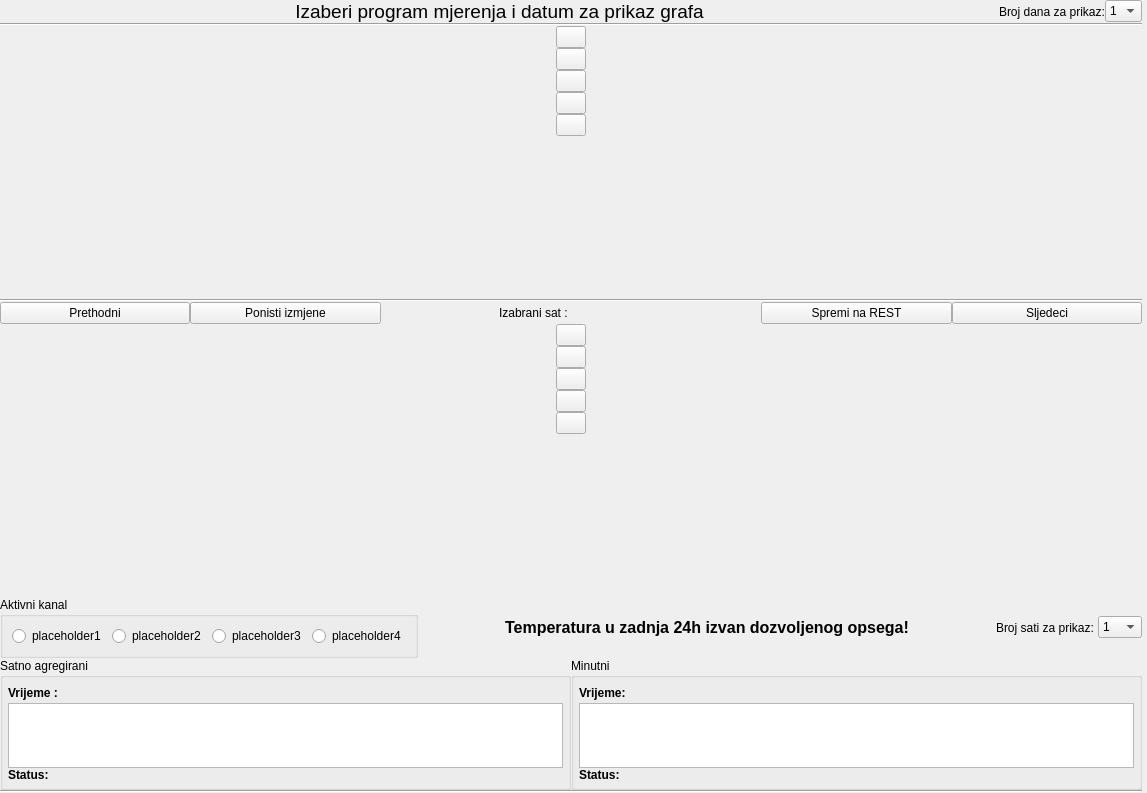
<?xml version="1.0" encoding="UTF-8"?>
<ui version="4.0">
 <class>grafPanel</class>
 <widget class="QWidget" name="grafPanel">
  <property name="geometry">
   <rect>
    <x>0</x>
    <y>0</y>
    <width>1147</width>
    <height>793</height>
   </rect>
  </property>
  <property name="sizePolicy">
   <sizepolicy hsizetype="Expanding" vsizetype="Expanding">
    <horstretch>0</horstretch>
    <verstretch>0</verstretch>
   </sizepolicy>
  </property>
  <property name="windowTitle">
   <string>Form</string>
  </property>
  <layout class="QVBoxLayout" name="verticalLayout">
   <property name="spacing">
    <number>0</number>
   </property>
   <property name="leftMargin">
    <number>0</number>
   </property>
   <property name="topMargin">
    <number>0</number>
   </property>
   <property name="rightMargin">
    <number>5</number>
   </property>
   <property name="bottomMargin">
    <number>0</number>
   </property>
   <item>
    <layout class="QHBoxLayout" name="horizontalLayout_5">
     <item>
      <widget class="QLabel" name="glavniLabel">
       <property name="sizePolicy">
        <sizepolicy hsizetype="MinimumExpanding" vsizetype="Minimum">
         <horstretch>0</horstretch>
         <verstretch>0</verstretch>
        </sizepolicy>
       </property>
       <property name="maximumSize">
        <size>
         <width>16777215</width>
         <height>16777215</height>
        </size>
       </property>
       <property name="font">
        <font>
         <pointsize>14</pointsize>
        </font>
       </property>
       <property name="text">
        <string>Izaberi program mjerenja i datum za prikaz grafa</string>
       </property>
       <property name="alignment">
        <set>Qt::AlignCenter</set>
       </property>
       <property name="wordWrap">
        <bool>true</bool>
       </property>
      </widget>
     </item>
     <item>
      <widget class="QLabel" name="label_3">
       <property name="sizePolicy">
        <sizepolicy hsizetype="Minimum" vsizetype="Preferred">
         <horstretch>0</horstretch>
         <verstretch>0</verstretch>
        </sizepolicy>
       </property>
       <property name="text">
        <string>Broj dana za prikaz:</string>
       </property>
      </widget>
     </item>
     <item>
      <widget class="QComboBox" name="brojDanaCombo">
       <item>
        <property name="text">
         <string>1</string>
        </property>
       </item>
       <item>
        <property name="text">
         <string>2</string>
        </property>
       </item>
       <item>
        <property name="text">
         <string>3</string>
        </property>
       </item>
       <item>
        <property name="text">
         <string>4</string>
        </property>
       </item>
       <item>
        <property name="text">
         <string>5</string>
        </property>
       </item>
       <item>
        <property name="text">
         <string>6</string>
        </property>
       </item>
       <item>
        <property name="text">
         <string>7</string>
        </property>
       </item>
      </widget>
     </item>
    </layout>
   </item>
   <item>
    <widget class="Line" name="line_3">
     <property name="orientation">
      <enum>Qt::Horizontal</enum>
     </property>
    </widget>
   </item>
   <item>
    <layout class="QHBoxLayout" name="horizontalLayout_6">
     <item>
      <layout class="QVBoxLayout" name="verticalLayout_4">
       <property name="sizeConstraint">
        <enum>QLayout::SetFixedSize</enum>
       </property>
       <item>
        <widget class="QPushButton" name="zoomInSatni">
         <property name="sizePolicy">
          <sizepolicy hsizetype="Fixed" vsizetype="Fixed">
           <horstretch>0</horstretch>
           <verstretch>0</verstretch>
          </sizepolicy>
         </property>
         <property name="maximumSize">
          <size>
           <width>30</width>
           <height>30</height>
          </size>
         </property>
         <property name="text">
          <string/>
         </property>
        </widget>
       </item>
       <item>
        <widget class="QPushButton" name="zoomOutSatni">
         <property name="sizePolicy">
          <sizepolicy hsizetype="Fixed" vsizetype="Fixed">
           <horstretch>0</horstretch>
           <verstretch>0</verstretch>
          </sizepolicy>
         </property>
         <property name="maximumSize">
          <size>
           <width>30</width>
           <height>30</height>
          </size>
         </property>
         <property name="text">
          <string/>
         </property>
        </widget>
       </item>
       <item>
        <widget class="QPushButton" name="zoomOutSatniFull">
         <property name="sizePolicy">
          <sizepolicy hsizetype="Fixed" vsizetype="Fixed">
           <horstretch>0</horstretch>
           <verstretch>0</verstretch>
          </sizepolicy>
         </property>
         <property name="maximumSize">
          <size>
           <width>30</width>
           <height>30</height>
          </size>
         </property>
         <property name="text">
          <string/>
         </property>
        </widget>
       </item>
       <item>
        <widget class="QPushButton" name="toggleGridSatni">
         <property name="sizePolicy">
          <sizepolicy hsizetype="Fixed" vsizetype="Fixed">
           <horstretch>0</horstretch>
           <verstretch>0</verstretch>
          </sizepolicy>
         </property>
         <property name="maximumSize">
          <size>
           <width>30</width>
           <height>30</height>
          </size>
         </property>
         <property name="text">
          <string/>
         </property>
         <property name="checkable">
          <bool>true</bool>
         </property>
        </widget>
       </item>
       <item>
        <widget class="QPushButton" name="toggleLegendSatni">
         <property name="sizePolicy">
          <sizepolicy hsizetype="Fixed" vsizetype="Fixed">
           <horstretch>0</horstretch>
           <verstretch>0</verstretch>
          </sizepolicy>
         </property>
         <property name="maximumSize">
          <size>
           <width>30</width>
           <height>30</height>
          </size>
         </property>
         <property name="text">
          <string/>
         </property>
         <property name="checkable">
          <bool>true</bool>
         </property>
        </widget>
       </item>
       <item>
        <spacer name="verticalSpacer">
         <property name="orientation">
          <enum>Qt::Vertical</enum>
         </property>
         <property name="sizeHint" stdset="0">
          <size>
           <width>20</width>
           <height>40</height>
          </size>
         </property>
        </spacer>
       </item>
      </layout>
     </item>
     <item>
      <layout class="QVBoxLayout" name="verticalLayoutSatni">
       <property name="spacing">
        <number>0</number>
       </property>
      </layout>
     </item>
    </layout>
   </item>
   <item>
    <widget class="Line" name="line">
     <property name="orientation">
      <enum>Qt::Horizontal</enum>
     </property>
    </widget>
   </item>
   <item>
    <layout class="QHBoxLayout" name="horizontalLayout">
     <property name="spacing">
      <number>0</number>
     </property>
     <item>
      <widget class="QPushButton" name="buttonPrethodni">
       <property name="text">
        <string>Prethodni</string>
       </property>
      </widget>
     </item>
     <item>
      <widget class="QPushButton" name="buttonPonisti">
       <property name="text">
        <string>Ponisti izmjene</string>
       </property>
      </widget>
     </item>
     <item>
      <widget class="QLabel" name="label">
       <property name="text">
        <string>Izabrani sat : </string>
       </property>
       <property name="alignment">
        <set>Qt::AlignRight|Qt::AlignTrailing|Qt::AlignVCenter</set>
       </property>
      </widget>
     </item>
     <item>
      <widget class="QLabel" name="satLabel">
       <property name="text">
        <string/>
       </property>
      </widget>
     </item>
     <item>
      <widget class="QPushButton" name="buttonRESTUpload">
       <property name="text">
        <string>Spremi na REST</string>
       </property>
      </widget>
     </item>
     <item>
      <widget class="QPushButton" name="buttonSljedeci">
       <property name="text">
        <string>Sljedeci</string>
       </property>
      </widget>
     </item>
    </layout>
   </item>
   <item>
    <layout class="QHBoxLayout" name="horizontalLayout_7">
     <item>
      <layout class="QVBoxLayout" name="verticalLayout_2">
       <item>
        <widget class="QPushButton" name="zoomInMinutni">
         <property name="sizePolicy">
          <sizepolicy hsizetype="Fixed" vsizetype="Fixed">
           <horstretch>0</horstretch>
           <verstretch>0</verstretch>
          </sizepolicy>
         </property>
         <property name="maximumSize">
          <size>
           <width>30</width>
           <height>30</height>
          </size>
         </property>
         <property name="text">
          <string/>
         </property>
        </widget>
       </item>
       <item>
        <widget class="QPushButton" name="zoomOutMinutni">
         <property name="sizePolicy">
          <sizepolicy hsizetype="Fixed" vsizetype="Fixed">
           <horstretch>0</horstretch>
           <verstretch>0</verstretch>
          </sizepolicy>
         </property>
         <property name="maximumSize">
          <size>
           <width>30</width>
           <height>30</height>
          </size>
         </property>
         <property name="autoFillBackground">
          <bool>false</bool>
         </property>
         <property name="text">
          <string/>
         </property>
         <property name="autoDefault">
          <bool>false</bool>
         </property>
         <property name="default">
          <bool>false</bool>
         </property>
         <property name="flat">
          <bool>false</bool>
         </property>
        </widget>
       </item>
       <item>
        <widget class="QPushButton" name="zoomOutMinutniFull">
         <property name="sizePolicy">
          <sizepolicy hsizetype="Fixed" vsizetype="Fixed">
           <horstretch>0</horstretch>
           <verstretch>0</verstretch>
          </sizepolicy>
         </property>
         <property name="maximumSize">
          <size>
           <width>30</width>
           <height>30</height>
          </size>
         </property>
         <property name="text">
          <string/>
         </property>
        </widget>
       </item>
       <item>
        <widget class="QPushButton" name="toggleGridMinutni">
         <property name="sizePolicy">
          <sizepolicy hsizetype="Fixed" vsizetype="Fixed">
           <horstretch>0</horstretch>
           <verstretch>0</verstretch>
          </sizepolicy>
         </property>
         <property name="maximumSize">
          <size>
           <width>30</width>
           <height>30</height>
          </size>
         </property>
         <property name="text">
          <string/>
         </property>
         <property name="checkable">
          <bool>true</bool>
         </property>
        </widget>
       </item>
       <item>
        <widget class="QPushButton" name="toggleLegendMinutni">
         <property name="sizePolicy">
          <sizepolicy hsizetype="Fixed" vsizetype="Fixed">
           <horstretch>0</horstretch>
           <verstretch>0</verstretch>
          </sizepolicy>
         </property>
         <property name="maximumSize">
          <size>
           <width>30</width>
           <height>30</height>
          </size>
         </property>
         <property name="text">
          <string/>
         </property>
         <property name="checkable">
          <bool>true</bool>
         </property>
        </widget>
       </item>
       <item>
        <spacer name="verticalSpacer_2">
         <property name="orientation">
          <enum>Qt::Vertical</enum>
         </property>
         <property name="sizeHint" stdset="0">
          <size>
           <width>20</width>
           <height>40</height>
          </size>
         </property>
        </spacer>
       </item>
      </layout>
     </item>
     <item>
      <layout class="QVBoxLayout" name="verticalLayoutMinutni">
       <property name="spacing">
        <number>0</number>
       </property>
       <property name="bottomMargin">
        <number>0</number>
       </property>
      </layout>
     </item>
    </layout>
   </item>
   <item>
    <layout class="QVBoxLayout" name="verticalLayout_6">
     <property name="spacing">
      <number>0</number>
     </property>
     <property name="topMargin">
      <number>0</number>
     </property>
     <property name="bottomMargin">
      <number>0</number>
     </property>
     <item>
      <layout class="QHBoxLayout" name="horizontalLayout_8">
       <property name="topMargin">
        <number>0</number>
       </property>
       <item>
        <widget class="QGroupBox" name="groupBoxRadio">
         <property name="title">
          <string>Aktivni kanal</string>
         </property>
         <layout class="QHBoxLayout" name="horizontalLayout_2">
          <item>
           <widget class="QRadioButton" name="koncRadioButton1">
            <property name="text">
             <string>placeholder1</string>
            </property>
           </widget>
          </item>
          <item>
           <widget class="QRadioButton" name="koncRadioButton2">
            <property name="text">
             <string>placeholder2</string>
            </property>
           </widget>
          </item>
          <item>
           <widget class="QRadioButton" name="koncRadioButton3">
            <property name="text">
             <string>placeholder3</string>
            </property>
           </widget>
          </item>
          <item>
           <widget class="QRadioButton" name="koncRadioButton4">
            <property name="text">
             <string>placeholder4</string>
            </property>
           </widget>
          </item>
         </layout>
        </widget>
       </item>
       <item>
        <spacer name="horizontalSpacer">
         <property name="orientation">
          <enum>Qt::Horizontal</enum>
         </property>
         <property name="sizeHint" stdset="0">
          <size>
           <width>40</width>
           <height>20</height>
          </size>
         </property>
        </spacer>
       </item>
       <item>
        <widget class="QLabel" name="criticalTemperatureWarningLabel">
         <property name="font">
          <font>
           <pointsize>12</pointsize>
           <weight>75</weight>
           <bold>true</bold>
          </font>
         </property>
         <property name="text">
          <string>Temperatura u zadnja 24h izvan dozvoljenog opsega!</string>
         </property>
         <property name="alignment">
          <set>Qt::AlignCenter</set>
         </property>
        </widget>
       </item>
       <item>
        <spacer name="horizontalSpacer_4">
         <property name="orientation">
          <enum>Qt::Horizontal</enum>
         </property>
         <property name="sizeHint" stdset="0">
          <size>
           <width>40</width>
           <height>20</height>
          </size>
         </property>
        </spacer>
       </item>
       <item>
        <widget class="QLabel" name="label_5">
         <property name="sizePolicy">
          <sizepolicy hsizetype="Minimum" vsizetype="Preferred">
           <horstretch>0</horstretch>
           <verstretch>0</verstretch>
          </sizepolicy>
         </property>
         <property name="text">
          <string>Broj sati za prikaz: </string>
         </property>
        </widget>
       </item>
       <item>
        <widget class="QComboBox" name="brojSatiCombo">
         <property name="sizePolicy">
          <sizepolicy hsizetype="Preferred" vsizetype="Fixed">
           <horstretch>0</horstretch>
           <verstretch>0</verstretch>
          </sizepolicy>
         </property>
         <item>
          <property name="text">
           <string>1</string>
          </property>
         </item>
         <item>
          <property name="text">
           <string>2</string>
          </property>
         </item>
         <item>
          <property name="text">
           <string>3</string>
          </property>
         </item>
         <item>
          <property name="text">
           <string>4</string>
          </property>
         </item>
         <item>
          <property name="text">
           <string>5</string>
          </property>
         </item>
         <item>
          <property name="text">
           <string>6</string>
          </property>
         </item>
         <item>
          <property name="text">
           <string>7</string>
          </property>
         </item>
         <item>
          <property name="text">
           <string>8</string>
          </property>
         </item>
         <item>
          <property name="text">
           <string>9</string>
          </property>
         </item>
         <item>
          <property name="text">
           <string>10</string>
          </property>
         </item>
        </widget>
       </item>
      </layout>
     </item>
     <item>
      <layout class="QHBoxLayout" name="horizontalLayout_9">
       <property name="topMargin">
        <number>0</number>
       </property>
       <item>
        <widget class="QGroupBox" name="groupBox">
         <property name="title">
          <string>Satno agregirani</string>
         </property>
         <layout class="QVBoxLayout" name="verticalLayoutSatnoAgregiraniStatus">
          <property name="spacing">
           <number>0</number>
          </property>
          <property name="margin">
           <number>5</number>
          </property>
          <item>
           <layout class="QGridLayout" name="gridLayout">
            <property name="topMargin">
             <number>0</number>
            </property>
            <property name="bottomMargin">
             <number>0</number>
            </property>
            <item row="0" column="0">
             <widget class="QLabel" name="label_4">
              <property name="sizePolicy">
               <sizepolicy hsizetype="Minimum" vsizetype="Fixed">
                <horstretch>0</horstretch>
                <verstretch>0</verstretch>
               </sizepolicy>
              </property>
              <property name="maximumSize">
               <size>
                <width>60</width>
                <height>16777215</height>
               </size>
              </property>
              <property name="font">
               <font>
                <weight>75</weight>
                <bold>true</bold>
               </font>
              </property>
              <property name="text">
               <string>Vrijeme :</string>
              </property>
             </widget>
            </item>
            <item row="0" column="1">
             <widget class="QLabel" name="satniVrijeme">
              <property name="sizePolicy">
               <sizepolicy hsizetype="MinimumExpanding" vsizetype="Fixed">
                <horstretch>0</horstretch>
                <verstretch>0</verstretch>
               </sizepolicy>
              </property>
              <property name="maximumSize">
               <size>
                <width>140</width>
                <height>16777215</height>
               </size>
              </property>
              <property name="font">
               <font>
                <weight>75</weight>
                <bold>true</bold>
               </font>
              </property>
              <property name="text">
               <string/>
              </property>
             </widget>
            </item>
            <item row="0" column="2">
             <spacer name="horizontalSpacer_2">
              <property name="orientation">
               <enum>Qt::Horizontal</enum>
              </property>
              <property name="sizeHint" stdset="0">
               <size>
                <width>40</width>
                <height>20</height>
               </size>
              </property>
             </spacer>
            </item>
           </layout>
          </item>
          <item>
           <widget class="QTableView" name="satnoAgregiraniView">
            <property name="sizePolicy">
             <sizepolicy hsizetype="Expanding" vsizetype="Fixed">
              <horstretch>0</horstretch>
              <verstretch>0</verstretch>
             </sizepolicy>
            </property>
            <property name="maximumSize">
             <size>
              <width>16777215</width>
              <height>65</height>
             </size>
            </property>
            <attribute name="verticalHeaderVisible">
             <bool>false</bool>
            </attribute>
           </widget>
          </item>
          <item>
           <widget class="QLabel" name="label_2">
            <property name="sizePolicy">
             <sizepolicy hsizetype="Fixed" vsizetype="Preferred">
              <horstretch>0</horstretch>
              <verstretch>0</verstretch>
             </sizepolicy>
            </property>
            <property name="maximumSize">
             <size>
              <width>60</width>
              <height>16777215</height>
             </size>
            </property>
            <property name="font">
             <font>
              <weight>75</weight>
              <bold>true</bold>
             </font>
            </property>
            <property name="text">
             <string>Status:</string>
            </property>
           </widget>
          </item>
         </layout>
        </widget>
       </item>
       <item>
        <widget class="QGroupBox" name="groupBox_2">
         <property name="title">
          <string>Minutni</string>
         </property>
         <layout class="QVBoxLayout" name="verticalLayoutMinutniStatus">
          <property name="spacing">
           <number>0</number>
          </property>
          <property name="margin">
           <number>5</number>
          </property>
          <item>
           <layout class="QGridLayout" name="gridLayout_2">
            <property name="topMargin">
             <number>0</number>
            </property>
            <property name="bottomMargin">
             <number>0</number>
            </property>
            <item row="0" column="1">
             <widget class="QLabel" name="minutniVrijeme">
              <property name="sizePolicy">
               <sizepolicy hsizetype="MinimumExpanding" vsizetype="Fixed">
                <horstretch>0</horstretch>
                <verstretch>0</verstretch>
               </sizepolicy>
              </property>
              <property name="maximumSize">
               <size>
                <width>140</width>
                <height>16777215</height>
               </size>
              </property>
              <property name="font">
               <font>
                <weight>75</weight>
                <bold>true</bold>
               </font>
              </property>
              <property name="text">
               <string/>
              </property>
             </widget>
            </item>
            <item row="0" column="0">
             <widget class="QLabel" name="label_18">
              <property name="sizePolicy">
               <sizepolicy hsizetype="Fixed" vsizetype="Fixed">
                <horstretch>0</horstretch>
                <verstretch>0</verstretch>
               </sizepolicy>
              </property>
              <property name="maximumSize">
               <size>
                <width>60</width>
                <height>16777215</height>
               </size>
              </property>
              <property name="font">
               <font>
                <weight>75</weight>
                <bold>true</bold>
               </font>
              </property>
              <property name="text">
               <string>Vrijeme:</string>
              </property>
             </widget>
            </item>
            <item row="0" column="2">
             <spacer name="horizontalSpacer_3">
              <property name="orientation">
               <enum>Qt::Horizontal</enum>
              </property>
              <property name="sizeHint" stdset="0">
               <size>
                <width>40</width>
                <height>20</height>
               </size>
              </property>
             </spacer>
            </item>
           </layout>
          </item>
          <item>
           <widget class="QTableView" name="minutniView">
            <property name="sizePolicy">
             <sizepolicy hsizetype="Expanding" vsizetype="Fixed">
              <horstretch>0</horstretch>
              <verstretch>0</verstretch>
             </sizepolicy>
            </property>
            <property name="maximumSize">
             <size>
              <width>16777215</width>
              <height>65</height>
             </size>
            </property>
            <property name="contextMenuPolicy">
             <enum>Qt::ActionsContextMenu</enum>
            </property>
            <attribute name="verticalHeaderVisible">
             <bool>false</bool>
            </attribute>
           </widget>
          </item>
          <item>
           <widget class="QLabel" name="label_16">
            <property name="sizePolicy">
             <sizepolicy hsizetype="Fixed" vsizetype="Fixed">
              <horstretch>0</horstretch>
              <verstretch>0</verstretch>
             </sizepolicy>
            </property>
            <property name="maximumSize">
             <size>
              <width>60</width>
              <height>16777215</height>
             </size>
            </property>
            <property name="font">
             <font>
              <weight>75</weight>
              <bold>true</bold>
             </font>
            </property>
            <property name="text">
             <string>Status:</string>
            </property>
           </widget>
          </item>
         </layout>
        </widget>
       </item>
      </layout>
     </item>
    </layout>
   </item>
   <item>
    <widget class="Line" name="line_2">
     <property name="orientation">
      <enum>Qt::Horizontal</enum>
     </property>
    </widget>
   </item>
  </layout>
 </widget>
 <resources/>
 <connections/>
</ui>
